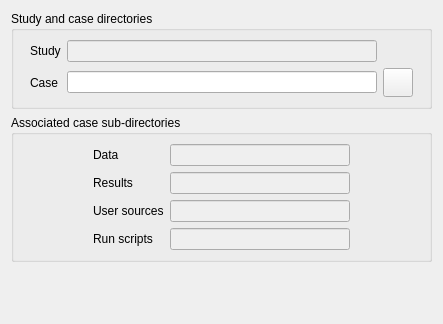
<?xml version="1.0" encoding="UTF-8"?>
<ui version="4.0">
 <class>IdentityAndPathesForm</class>
 <widget class="QWidget" name="IdentityAndPathesForm">
  <property name="geometry">
   <rect>
    <x>0</x>
    <y>0</y>
    <width>443</width>
    <height>324</height>
   </rect>
  </property>
  <property name="windowTitle">
   <string>Form</string>
  </property>
  <layout class="QGridLayout">
   <item row="0" column="0">
    <widget class="QGroupBox" name="groupBox">
     <property name="toolTip">
      <string>&lt;html&gt;&lt;head/&gt;&lt;body&gt;&lt;p&gt;&lt;span style=&quot; font-size:9pt;&quot;&gt;Define the case directory. Please give the absolute path of the case directory or use the dialog box.&lt;/span&gt;&lt;/p&gt;&lt;/body&gt;&lt;/html&gt;</string>
     </property>
     <property name="title">
      <string>Study and case directories</string>
     </property>
     <layout class="QGridLayout">
      <item row="1" column="0">
       <layout class="QGridLayout" name="gridLayout">
        <item row="1" column="0">
         <spacer>
          <property name="orientation">
           <enum>Qt::Horizontal</enum>
          </property>
          <property name="sizeHint" stdset="0">
           <size>
            <width>16</width>
            <height>22</height>
           </size>
          </property>
         </spacer>
        </item>
        <item row="1" column="4">
         <spacer>
          <property name="orientation">
           <enum>Qt::Horizontal</enum>
          </property>
          <property name="sizeHint" stdset="0">
           <size>
            <width>16</width>
            <height>22</height>
           </size>
          </property>
         </spacer>
        </item>
        <item row="0" column="2">
         <widget class="QLineEdit" name="lineEditStudyPath">
          <property name="enabled">
           <bool>false</bool>
          </property>
         </widget>
        </item>
        <item row="1" column="3">
         <widget class="QToolButton" name="toolButton">
          <property name="toolTip">
           <string>&lt;html&gt;&lt;head/&gt;&lt;body&gt;&lt;p&gt;&lt;span style=&quot; font-size:9pt;&quot;&gt;Define the case directory. Please give the absolute path of the case directory or use the dialog box.&lt;/span&gt;&lt;/p&gt;&lt;/body&gt;&lt;/html&gt;</string>
          </property>
          <property name="statusTip">
           <string>Select the case directory</string>
          </property>
          <property name="text">
           <string/>
          </property>
          <property name="icon">
           <iconset resource="resources_pages.qrc">
            <normaloff>:/new/prefix1/icons/22x22/folder-open.png</normaloff>:/new/prefix1/icons/22x22/folder-open.png</iconset>
          </property>
          <property name="iconSize">
           <size>
            <width>22</width>
            <height>22</height>
           </size>
          </property>
          <property name="shortcut">
           <string>Ctrl+S</string>
          </property>
         </widget>
        </item>
        <item row="1" column="2">
         <widget class="QLineEdit" name="lineEditCasePath">
          <property name="minimumSize">
           <size>
            <width>310</width>
            <height>0</height>
           </size>
          </property>
          <property name="toolTip">
           <string>&lt;html&gt;&lt;head/&gt;&lt;body&gt;&lt;p&gt;&lt;span style=&quot; font-size:9pt;&quot;&gt;Define the case directory. Please give the absolute path of the case directory or use the dialog box.&lt;/span&gt;&lt;/p&gt;&lt;/body&gt;&lt;/html&gt;</string>
          </property>
          <property name="statusTip">
           <string>Please give the absolute path of the case directory or use the dialog box.</string>
          </property>
         </widget>
        </item>
        <item row="1" column="1">
         <widget class="QLabel" name="labelCase">
          <property name="text">
           <string>Case</string>
          </property>
         </widget>
        </item>
        <item row="0" column="1">
         <widget class="QLabel" name="labelStudy">
          <property name="text">
           <string>Study</string>
          </property>
         </widget>
        </item>
       </layout>
      </item>
     </layout>
    </widget>
   </item>
   <item row="1" column="0">
    <widget class="QGroupBox" name="groupBox_2">
     <property name="toolTip">
      <string>&lt;html&gt;&lt;head/&gt;&lt;body&gt;&lt;p&gt;&lt;span style=&quot; font-size:9pt;&quot;&gt;Associated sub-directories of the case. This is filled automatically.&lt;/span&gt;&lt;/p&gt;&lt;/body&gt;&lt;/html&gt;</string>
     </property>
     <property name="title">
      <string>Associated case sub-directories</string>
     </property>
     <layout class="QGridLayout">
      <item row="0" column="0">
       <layout class="QHBoxLayout">
        <item>
         <spacer>
          <property name="orientation">
           <enum>Qt::Horizontal</enum>
          </property>
          <property name="sizeHint" stdset="0">
           <size>
            <width>16</width>
            <height>22</height>
           </size>
          </property>
         </spacer>
        </item>
        <item>
         <layout class="QGridLayout">
          <item row="0" column="0">
           <widget class="QLabel" name="label_1">
            <property name="toolTip">
             <string>&lt;html&gt;&lt;head/&gt;&lt;body&gt;&lt;p&gt;&lt;span style=&quot; font-size:9pt;&quot;&gt;The DATA directory contains the xml file and the SaturneGui python script to launch the GUI.&lt;/span&gt;&lt;/p&gt;&lt;/body&gt;&lt;/html&gt;</string>
            </property>
            <property name="text">
             <string>Data</string>
            </property>
           </widget>
          </item>
          <item row="0" column="1">
           <widget class="QLineEdit" name="lineEditData">
            <property name="enabled">
             <bool>false</bool>
            </property>
            <property name="minimumSize">
             <size>
              <width>180</width>
              <height>0</height>
             </size>
            </property>
            <property name="toolTip">
             <string>&lt;html&gt;&lt;head/&gt;&lt;body&gt;&lt;p&gt;&lt;span style=&quot; font-size:9pt;&quot;&gt;The DATA directory contains the xml file and the SaturneGui python script to launch the GUI.&lt;/span&gt;&lt;/p&gt;&lt;/body&gt;&lt;/html&gt;</string>
            </property>
            <property name="readOnly">
             <bool>true</bool>
            </property>
           </widget>
          </item>
          <item row="1" column="0">
           <widget class="QLabel" name="label_2">
            <property name="toolTip">
             <string>&lt;html&gt;&lt;head/&gt;&lt;body&gt;&lt;p&gt;&lt;span style=&quot; font-size:9pt;&quot;&gt;The RESULTS directory contains the results of the computations.&lt;/span&gt;&lt;/p&gt;&lt;/body&gt;&lt;/html&gt;</string>
            </property>
            <property name="text">
             <string>Results</string>
            </property>
           </widget>
          </item>
          <item row="1" column="1">
           <widget class="QLineEdit" name="lineEditResults">
            <property name="enabled">
             <bool>false</bool>
            </property>
            <property name="minimumSize">
             <size>
              <width>180</width>
              <height>0</height>
             </size>
            </property>
            <property name="toolTip">
             <string>&lt;html&gt;&lt;head/&gt;&lt;body&gt;&lt;p&gt;&lt;span style=&quot; font-size:9pt;&quot;&gt;The RESULTS directory contains the results of the computations.&lt;/span&gt;&lt;/p&gt;&lt;/body&gt;&lt;/html&gt;</string>
            </property>
            <property name="readOnly">
             <bool>true</bool>
            </property>
           </widget>
          </item>
          <item row="2" column="0">
           <widget class="QLabel" name="label_3">
            <property name="toolTip">
             <string>&lt;html&gt;&lt;head/&gt;&lt;body&gt;&lt;p&gt;&lt;span style=&quot; font-size:9pt;&quot;&gt;The SRC directories contains user subroutines used for non-standard computation setup.&lt;/span&gt;&lt;/p&gt;&lt;/body&gt;&lt;/html&gt;</string>
            </property>
            <property name="text">
             <string>User sources</string>
            </property>
           </widget>
          </item>
          <item row="2" column="1">
           <widget class="QLineEdit" name="lineEditUserSrc">
            <property name="enabled">
             <bool>false</bool>
            </property>
            <property name="minimumSize">
             <size>
              <width>180</width>
              <height>0</height>
             </size>
            </property>
            <property name="toolTip">
             <string>&lt;html&gt;&lt;head/&gt;&lt;body&gt;&lt;p&gt;&lt;span style=&quot; font-size:9pt;&quot;&gt;The SRC directories contains user subroutines used for non-standard computation setup.&lt;/span&gt;&lt;/p&gt;&lt;/body&gt;&lt;/html&gt;</string>
            </property>
            <property name="readOnly">
             <bool>true</bool>
            </property>
           </widget>
          </item>
          <item row="3" column="0">
           <widget class="QLabel" name="label_4">
            <property name="toolTip">
             <string>&lt;html&gt;&lt;head/&gt;&lt;body&gt;&lt;p&gt;&lt;span style=&quot; font-size:9pt;&quot;&gt;The SCRIPTS directory contains the runcase script which allows to run computations.&lt;/span&gt;&lt;/p&gt;&lt;/body&gt;&lt;/html&gt;</string>
            </property>
            <property name="text">
             <string>Run scripts</string>
            </property>
           </widget>
          </item>
          <item row="3" column="1">
           <widget class="QLineEdit" name="lineEditScripts">
            <property name="enabled">
             <bool>false</bool>
            </property>
            <property name="minimumSize">
             <size>
              <width>180</width>
              <height>0</height>
             </size>
            </property>
            <property name="toolTip">
             <string>&lt;html&gt;&lt;head/&gt;&lt;body&gt;&lt;p&gt;&lt;span style=&quot; font-size:9pt;&quot;&gt;The SCRIPTS directory contains the runcase script which allows to run computations.&lt;/span&gt;&lt;/p&gt;&lt;/body&gt;&lt;/html&gt;</string>
            </property>
            <property name="readOnly">
             <bool>true</bool>
            </property>
           </widget>
          </item>
         </layout>
        </item>
        <item>
         <spacer>
          <property name="orientation">
           <enum>Qt::Horizontal</enum>
          </property>
          <property name="sizeHint" stdset="0">
           <size>
            <width>16</width>
            <height>22</height>
           </size>
          </property>
         </spacer>
        </item>
       </layout>
      </item>
     </layout>
    </widget>
   </item>
   <item row="2" column="0">
    <spacer>
     <property name="orientation">
      <enum>Qt::Vertical</enum>
     </property>
     <property name="sizeHint" stdset="0">
      <size>
       <width>20</width>
       <height>20</height>
      </size>
     </property>
    </spacer>
   </item>
  </layout>
 </widget>
 <resources>
  <include location="resources_pages.qrc"/>
 </resources>
 <connections/>
</ui>
